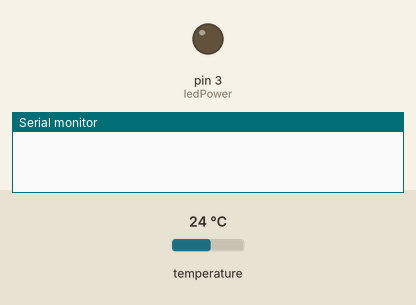
Recording of a sketch running on a simulated Arduino Uno, built with avr-gcc and run on an emulated ATmega328P. On the bench: output pins drawn as LEDs (lit = HIGH), the last lines printed to the serial monitor. The test bench sets the inputs (shaded band); at power-on: temperature 24 °C. Sleep ends after the set time or at an interrupt; no radio packets arrive unless stated.

Above: at 0.1 s.
At 5.8 s:
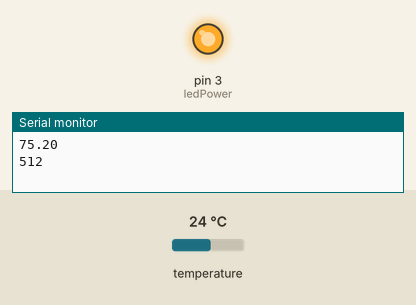
Timing chart, 0 to 7.3 s (numbered marks = the images above):
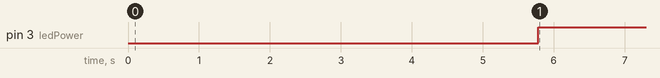

The sketch:

ATmega328P_GP2Y1010AU0F_DS18B20.ino
```cpp
// (licence header left out)
#include <avr/sleep.h>
#include <avr/power.h>
#include <avr/wdt.h>
#include <VirtualWire.h>
#include <OneWire.h>
#include <DallasTemperature.h>

// GP2Y1010AU0F pins -
//  Pin 1 - V-LED    - 150 ohm resitor in series
//  Pin 2 - LED-GND  -  220uF Capacitor to V-LED
//  Pin 3 - LED  (switches LED on/off)
//  Pin 4 - Sensor-GND
//  Pin 5 - Vo
//  Pin 6 - Vcc
// Pins for sensor
int dustPin      = A0;          // pin for analogRead sensor value
int ledPower      = 3;          // pin to turn sensor LED on/off

// "Timers"
int sampleTime    = 280;        // when to take reading after LED = ON  (280us)
int offTime       = 320;        // when to turn LED off after LED = ON  (340us)
long startTime     = 10000;     // 10 milliseconds                      (10000us)
int takeReading    = 0;          //

// Dust Sensor reading variable -
int dustVal      = 0;

// set "flags"
boolean LEDon = false;
boolean valRead = false;

// start timers
unsigned long startTimer = micros();
unsigned long pulseTimer = micros();

volatile int f_wdt=1;

// Data wire is plugged into pin 2 on the Arduino
#define ONE_WIRE_BUS 9

// Setup a oneWire instance to communicate with any OneWire devices (not just Maxim/Dallas temperature ICs)
OneWire oneWire(ONE_WIRE_BUS);

// Pass our oneWire reference to Dallas Temperature.
DallasTemperature sensors(&oneWire);

float reading;
int transfer_pin = 2; //digital
unsigned int tmpSensorId = 18;
unsigned int dustSensorId = 19;
uint8_t tmp_send_buffer[6];
uint8_t dust_send_buffer[6];

unsigned int loop_count = 0;

void setup(){
  Serial.begin(115200);

  wdtSetup(0);

  // Initialise the IO and ISR
  vw_set_ptt_inverted(true); // Required for DR3100
  vw_set_tx_pin(transfer_pin);
  vw_setup(1000);	 // Bits per sec

  sensors.begin();

  pinMode(ledPower,OUTPUT);
  pinMode(dustPin, INPUT);

  //don't sleep too fast, otherwise we can't burn new sketches
  delay(5000);
}

void loop(){
  if(f_wdt == 1)
  {
    //only read on 1/7 of wake ups (send every 56 seconds)
    if (loop_count % 7 == 0)
    {
      sensors.requestTemperatures();
      reading = sensors.getTempFByIndex(0);
      Serial.println(reading);
      memcpy(&tmp_send_buffer[0],&tmpSensorId,2);
      memcpy(&tmp_send_buffer[2],&reading,4);


      //start dust
      unsigned long currentMicros = micros();      // what the current time is
      //    in case things roll over
      if (currentMicros > micros()) currentMicros = micros();
      if (startTimer > micros()) startTimer = micros();
      //    now on to it -

      //  TURN LED ON
      if (currentMicros - startTimer >= startTime)    // EVERY 10 milliseconds
      {
        startTimer = micros();       // reset startTimer
        digitalWrite(ledPower,LOW); // power on the LED
        pulseTimer = micros();       // "START" pulseTimer
        LEDon = true;                // Set LED ON flag
        takeReading++;
      }    // end if  - LED ON

      //  TAKE READING
      if (currentMicros - pulseTimer >= sampleTime && LEDon == true)
      {
        dustVal=analogRead(dustPin); // read the dust value via pin 5 on the sensor
        valRead = true;              // Set flag
      }    // end if - analogRead

      //  TURN LED OFF
      if (currentMicros - pulseTimer >= offTime && LEDon == true)
      {
        digitalWrite(ledPower,HIGH); // turn the LED off
        LEDon = false;               // reset flag to off
      }    // end if - LED OFF

      //  PRINT READING TO SERIAL
      if (valRead == true)
      {
        Serial.println(dustVal);
        float send_dust_value = dustVal;
        memcpy(&dust_send_buffer[0],&dustSensorId,2);
        memcpy(&dust_send_buffer[2],&send_dust_value,4);
        valRead = false;
      }    // end if - Serial.print
      //end dust

      loop_count = 1;
    }
    else if (loop_count % 2)
    {
      vw_send(dust_send_buffer,6);
      vw_wait_tx(); // Wait until the whole message is gone
      vw_send(tmp_send_buffer,6);
      vw_wait_tx(); // Wait until the whole message is gone
      loop_count++;
    }
    else
    {
      loop_count++;
    }

    /* Don't forget to clear the flag. */
    f_wdt = 0;

    /* Re-enter sleep mode. */
    enterSleep();
  }
}

/***************************************************
 *  Name:        enterSleep
 *
 *  Returns:     Nothing.
 *
 *  Parameters:  None.
 *
 *  Description: Enters the arduino into sleep mode.
 *
 ***************************************************/
void enterSleep(void)
{
  //disable ADC
  ADCSRA = 0;

  set_sleep_mode(SLEEP_MODE_PWR_DOWN);   /* EDIT: could also use SLEEP_MODE_PWR_DOWN for lowest power consumption. */
  //set_sleep_mode(SLEEP_MODE_IDLE);
  sleep_enable();

  /* Now enter sleep mode. */
  sleep_mode();

  /* The program will continue from here after the WDT timeout*/
  sleep_disable(); /* First thing to do is disable sleep. */

  //enable ADC
  ADCSRA = 1;

  /* Re-enable the peripherals. */
  power_all_enable();
}

void wdtSetup(int setting)
{
  byte timer = 1<<WDP0 | 1<<WDP2; /* 0.5 seconds */
  if (setting == 1)
    timer = 1<<WDP2; /* 0.25 seconds */
  else if (setting == 2)
    timer = 1<<WDP0 | 1<<WDP1; /* 0.125 seconds */
  else if (setting = 3)
    timer = 1<<WDP0 | 1<<WDP3; /* 8.0 seconds */

  /*** Setup the WDT ***/
  /* Clear the reset flag. */
  MCUSR &= ~(1<<WDRF);

  /* In order to change WDE or the prescaler, we need to
   * set WDCE (This will allow updates for 4 clock cycles).
   */
  WDTCSR |= (1<<WDCE) | (1<<WDE);

  /* set new watchdog timeout prescaler value */
  WDTCSR = 1<<WDP0 | 1<<WDP3; /* 8.0 seconds */
  //WDTCSR = timer;
  //WDTCSR = 1<<WDP1 | 1<<WDP2; /* 1.0 seconds */
  //WDTCSR = 1<<WDP0 | 1<<WDP1 | 1<<WDP2; /* 2.0 seconds */

  /* Enable the WD interrupt (note no reset). */
  WDTCSR |= _BV(WDIE);
}

/***************************************************
 *  Name:        ISR(WDT_vect)
 *
 *  Returns:     Nothing.
 *
 *  Parameters:  None.
 *
 *  Description: Watchdog Interrupt Service. This
 *               is executed when watchdog timed out.
 *
 ***************************************************/
ISR(WDT_vect)
{
  if(f_wdt == 0)
  {
    f_wdt=1;
  }
  else
  {
    Serial.println("WDT Overrun!!!");
    delay(100);
  }
}
```

Measured:
- by itself, pin 3 (ledPower): LOW → HIGH at 5.8 s
